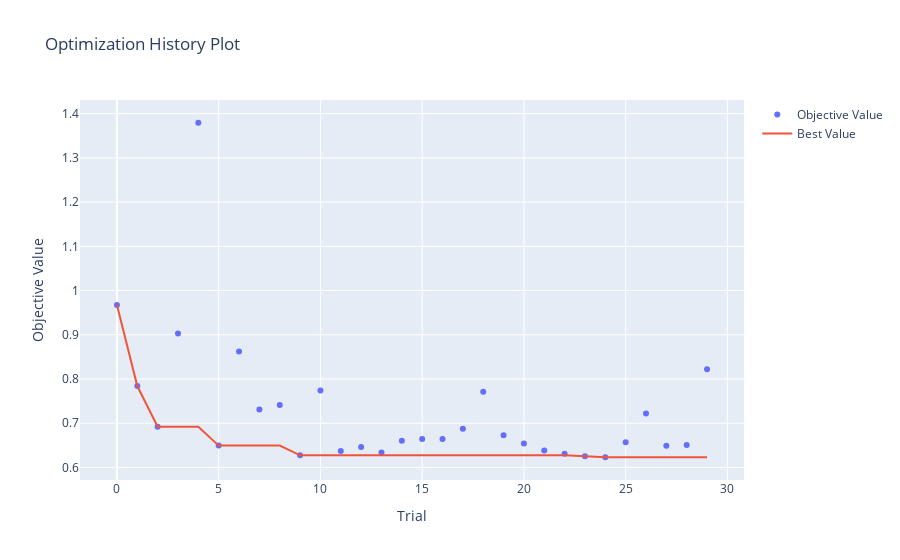

Here is the notebook cell this chart was saved with:
### Code cell
# 하이퍼파라미터 최적화 과정을 확인
optuna.visualization.plot_optimization_history(study_lgbm)

### Figure 1 — Plotly figure (JSON) as saved in the notebook; plotly's stock layout.template omitted (floating-point values rounded to 4 significant figures)
{"data": [{"mode": "markers", "name": "Objective Value", "type": "scatter", "x": [0, 1, 2, 3, 4, 5, 6, 7, 8, 9, 10, 11, 12, 13, 14, 15, 16, 17, 18, 19, 20, 21, 22, 23, 24, 25, 26, 27, 28, 29], "y": [0.9672, 0.784, 0.6919, 0.9029, 1.38, 0.6493, 0.8619, 0.7311, 0.7412, 0.6272, 0.7737, 0.6373, 0.6461, 0.6339, 0.6601, 0.6643, 0.664, 0.6873, 0.7714, 0.6725, 0.6542, 0.638, 0.631, 0.6254, 0.623, 0.6567, 0.7217, 0.6488, 0.6509, 0.8222]}, {"mode": "lines", "name": "Best Value", "type": "scatter", "x": [0, 1, 2, 3, 4, 5, 6, 7, 8, 9, 10, 11, 12, 13, 14, 15, 16, 17, 18, 19, 20, 21, 22, 23, 24, 25, 26, 27, 28, 29], "y": [0.9672, 0.784, 0.6919, 0.6919, 0.6919, 0.6493, 0.6493, 0.6493, 0.6493, 0.6272, 0.6272, 0.6272, 0.6272, 0.6272, 0.6272, 0.6272, 0.6272, 0.6272, 0.6272, 0.6272, 0.6272, 0.6272, 0.6272, 0.6254, 0.623, 0.623, 0.623, 0.623, 0.623, 0.623]}, {"marker": {"color": "#cccccc"}, "mode": "markers", "name": "Infeasible Trial", "showlegend": false, "type": "scatter", "x": [], "y": []}], "layout": {"title": {"text": "Optimization History Plot"}, "xaxis": {"title": {"text": "Trial"}}, "yaxis": {"title": {"text": "Objective Value"}}}}
